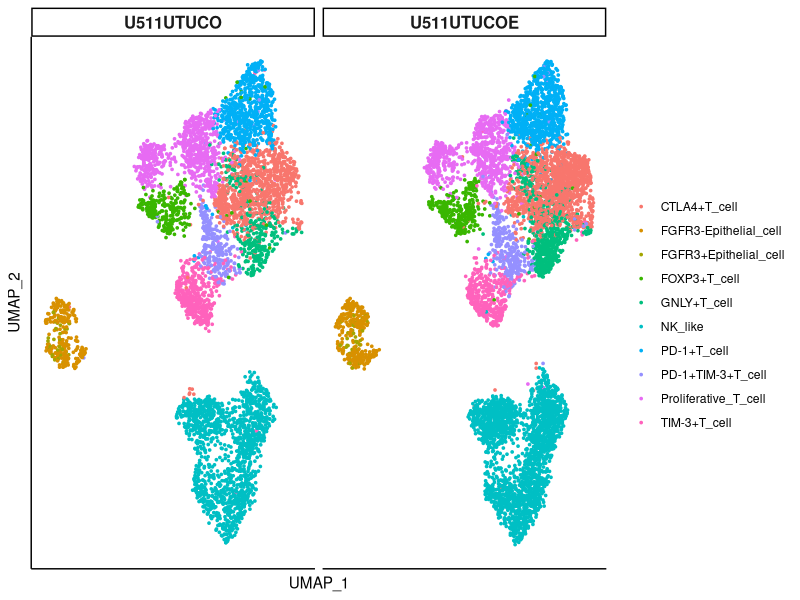

This figure's R source:
library(ggplot2)

scRNA_data <- as.data.frame(
  read.table("scRNA_data.txt",
             sep = "\t",
             header = TRUE,
             row.names = 1)
)

ggplot(scRNA_data, aes(UMAP_1, UMAP_2, color = Finalcelltype)) +
  geom_point(size = 0.6) +
  facet_wrap(~orig.ident, ncol = 2) +
  theme_classic() +
  labs(color = "") +
  theme(
    strip.text = element_text(size = 12, face = "bold"),
    axis.text = element_blank(),
    axis.ticks = element_blank()
  )
